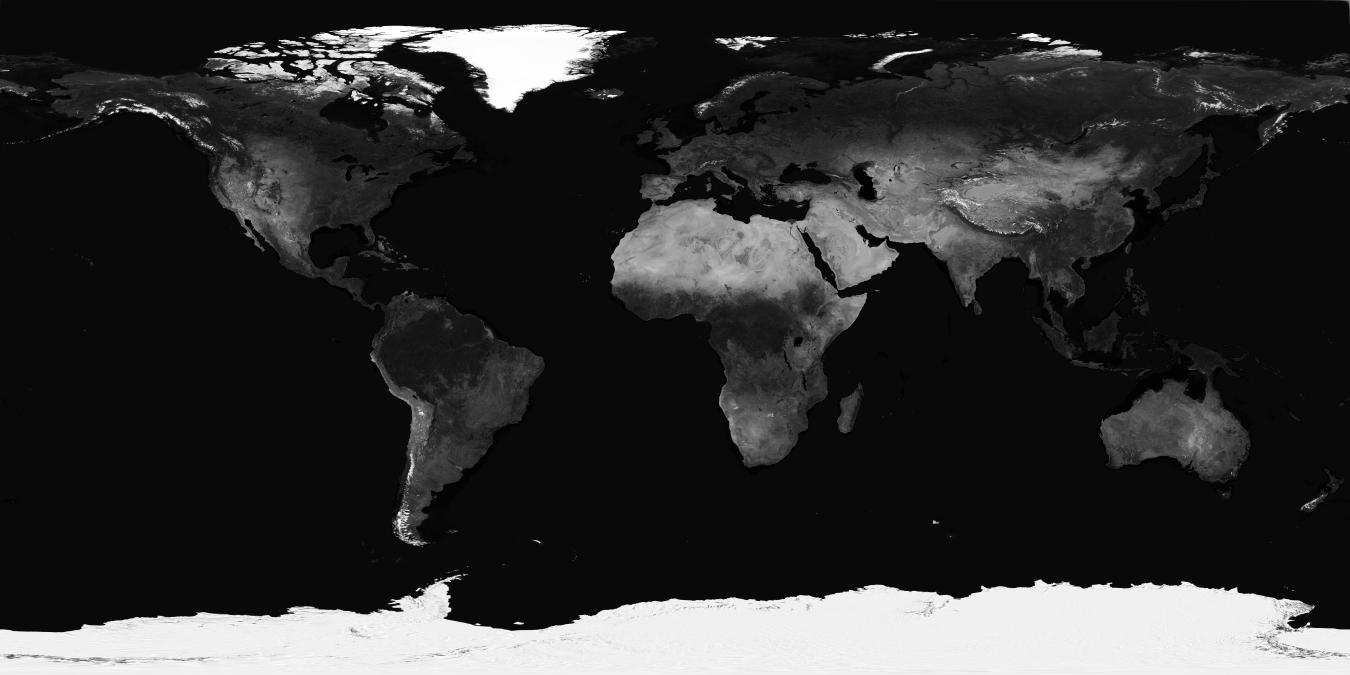
#> input picture flatearth/interncode/PlanisphereSatellite_bw.png, 5400 x 2700 px (shown at 1/4 size)
$ python 'Comparaison méthodes.py'
#> lines starting #> are read from the running program, lines starting #| are printed output that depends on the picture; long printed decimals are rounded
#!/usr/bin/env python3
# -*- coding: UTF-8 -*-
'''
# Stage L3
#
# Comparaison méthodes
#
'''

import time
import numpy as np
import matplotlib.pyplot as plt
from numpy.fft import fft,ifft,fft2, ifft2, fftshift
import imageio
plt.ion()

## Init
def rmse(u,u0):
    N = np.shape(u)[0]
    v0 = u0[N//8:(7*N)//8, :]
    v = u[N//8:(7*N)//8, :]
    return np.sqrt(np.mean(np.abs((v-v0)**2)))


N = int(input('N:'))
#> the answer given: 3
M = 3*N+1
s = int(input('s:'))
#> the answer given: 3
sigma = np.sqrt(N)/1.5

image=imageio.imread("PlanisphereSatellite_bw.png")[100:100+N, 450:450+M]
image=np.concatenate((image, image), axis = 1)
F = lambda x,y: 1.0 - 2*(((x-(N-1)/2)/N)**2 + ((y-(N-1)/2)/N)**2)

def visibiliteBruitdft2(j,s):
    T = np.copy(image[:, j:j+N]).astype(float)
    v0 = np.array([[T[k,l]*F(k,l) for l in range(N)] for k in range(N)])
    V = fft2(v0)/N   #les visibilités
    Vs = np.zeros((N,N), dtype = complex)  #visibilités sous-echantillonnées
    Noise = np.random.normal(scale = sigma/np.sqrt(2), size = (N,N)).astype(complex)
    Noise += 1j*np.random.normal(scale = sigma/np.sqrt(2), size = (N,N))
    Noise[0,0] = 0
    for l in range(0,N//2+1,s):
        Vs[:,l] = V[:,l] + Noise[:,l]
        Vs[:,-l] = V[:,-l] + Noise[:,-l]
    return Vs

##
"""
"""
#------------- Méthode 1
ti = time.time()

nmbRepet = 100

if s ==1:
    for i in range(nmbRepet):
        L = np.arange(N)
        visi = visibiliteBruitdft2(N,s)
        sol1 = ifft2(visi)*N
        sol1 = np.array([sol1[k,L]/F(k,L) for k in range(N)])

t1 = time.time() - ti
t1 = t1/nmbRepet

"""
"""
#------------- Méthode 2
# Fonction qui construit la matrice et renvoie sa pseudo-inverse
def PInv(xi,s):
    Mat = np.zeros((N,2*s-1))
    for j in range(s):
        for k in range(j*N//s, (j+1)*N//s):
            for l in range(j,j+s):
                Mat[k,l] = F(xi, N-k-1 +(l-s+1)*N//s)/s
    return np.linalg.pinv(Mat, rcond = 10**-9)

ti = time.time()
#pour chaque couple (xi,eta) on trouve T(xi,eta) par pseudo-inverse
sol2=np.zeros((N,M), dtype = complex)
listCliche = []
for j in range(M):
    listCliche.append(ifft2(visibiliteBruitdft2(j,s))*N)

for xi in range(0,N):
    A = PInv(xi,s)
    for eta in range(0,M):
        vecteur_cliche=np.zeros(N, dtype = complex)
        for j in range(0,N):
            vecteur_cliche[j]=listCliche[eta - (N-1) + j][xi,-j-1]
        S=np.dot(A,vecteur_cliche)
        sol2[xi,eta]=S[s-1]

t2 = time.time() - ti
t2 = t2/(M/N)

"""
"""
#------------- Méthode 3
ti = time.time()

# Création pour tout j et jHat de V et Vtilde
listV = []
for j in range(M):
    listV.append(visibiliteBruitdft2(j,s))
listV = np.array(listV)
listVtilde = list(fft(listV, axis=0))
# Tranformation matrice -> vecteur:
for jHat in range(M):
    Mat = np.array([[listVtilde[jHat][k,l] for l in range(0,N,s)] for k in range(N)])
    listVtilde[jHat] = np.ravel(Mat)

# Création des matrices G pour tout jHat
def g2(xi,jHat):  #comme g, mais on ne prend pas qu'un seul coef de la fft
    TF = fft(F(xi,np.arange(N))*np.exp(2j*np.pi/M*(np.arange(N)*jHat)))
    return TF/N

listG = []
for jHat in range(M):
    listG.append(np.zeros((N**2//s,N), dtype=complex))
    for xi in range(N):
        TF = g2(xi,jHat)
        for k in range(N):
            listG[jHat][k*(N//s):(k+1)*(N//s),xi] = TF[::s]*np.exp(2j*np.pi/N*(-k*xi))
listG = np.array(listG)

# Les pseudo-inverse
listGPlus = np.linalg.pinv(listG)
listTtilde = np.array([listGPlus[jHat].dot(listVtilde[jHat]) for jHat in range(M)])
listT = ifft(listTtilde, axis = 0)
sol3 = np.transpose(listT)

t3 = time.time() - ti
t3 = t3/(M/N)

#----- Méthode 4
def PInvGlobal(xi,s):
    Mat = np.zeros((M*N//s,M))
    for j in range(M):
        for k in range(j*N//s, (j+1)*N//s):
            for l in range(k+j-j*N//s, k+j-j*N//s + N, N//s):
                Mat[k,l%M] = F(xi, l-j)/s
    return np.linalg.pinv(Mat)

solGlobale = np.zeros((N,M))
for xi in range(N):
    A = PInvGlobal(xi,s)
    vecteur_cliche=np.zeros(M*N//s)
    for j in range(M):
        for k in range(j*N//s, (j+1)*N//s):
            vecteur_cliche[k]=listCliche[j][xi,k%(N//s)]
    S = np.dot(A, vecteur_cliche)
    solGlobale[xi,:] = S

t4=time.time()-ti
t4 = t4/(M/N)

## Affichage
plt.figure(1)
plt.clf()
plt.subplot(2,2,1)
plt.imshow(image[:,N:2*N], cmap = "gray")
plt.title("Image originale")

if s == 1:
    plt.subplot(2,2,2)
    plt.imshow(np.abs(sol1), cmap = "gray")
    plt.title("Méthode 1")
    print("Méthode 1: rmse =",str(rmse(image[:,N:2*N],sol1)),"t1 =", t1)
    print("En + fair: rmse =",str(rmse(image[:,N:2*N],sol1)/np.sqrt(N)),"t1 =", t1)

plt.subplot(2,2,3)
plt.imshow(np.abs(sol2[:,N:2*N]), cmap = "gray")
plt.title("Méthode 2")
print("Méthode 2: rmse =",str(rmse(image[:,N:2*N],sol2[:,N:2*N])),"t2 =", t2)
#> in rmse, `v = u[N//8:(7*N)//8, :]`: v = [[9, 9, 9], [9, 9, 9]]
#| Méthode 2: rmse = 2.694 t2 = 0.001934

plt.subplot(2,2,4)
plt.imshow(np.abs(sol3[:,N:2*N]), cmap = "gray")
plt.title("Méthode 3")
print("Méthode 3: rmse =",str(rmse(image[:,N:2*N],sol3[:,N:2*N])),"t3 =", t3)
#| Méthode 3: rmse = 5.405 t3 = 0.002721

print("Méthode 4: rmse =",str(rmse(image[:,N:2*N],solGlobale[:,N:2*N])),"t4 =",t4)
#| Méthode 4: rmse = 4.283 t4 = 0.003143
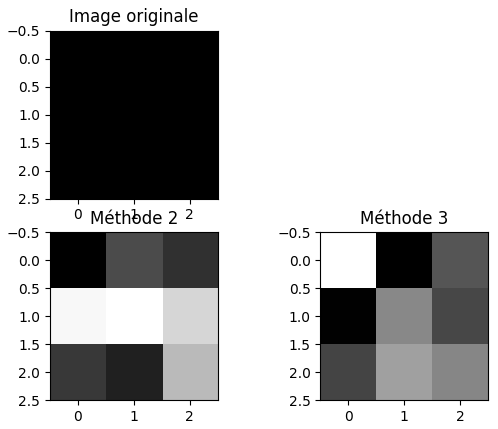
#> figure drawn by matplotlib, 3 panels
